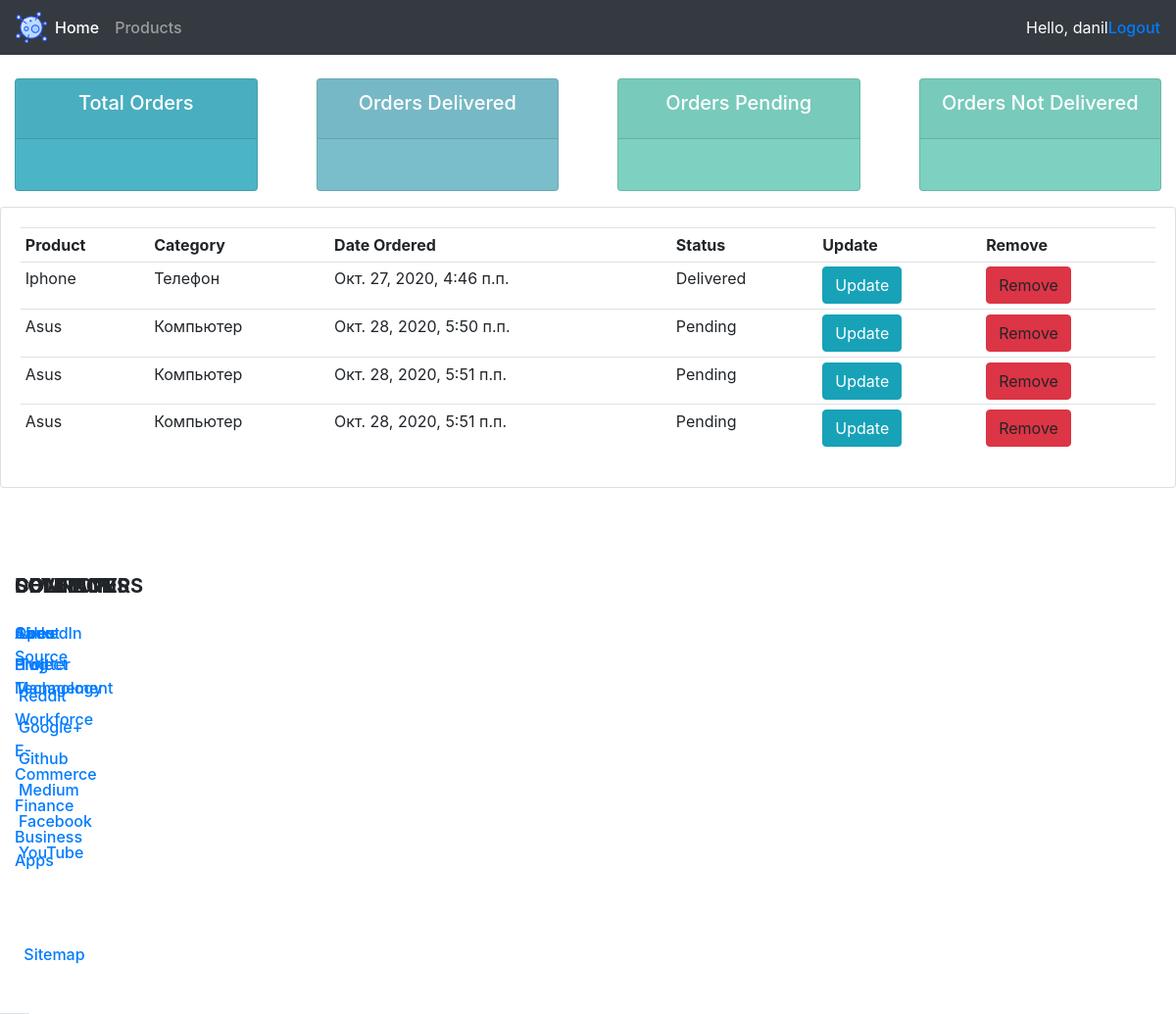
The page /user/ (signed in) on the database its author committed.
### store/models.py (models this page shows, shortened)
class Order(models.Model):
    STATUS = (
        ('Pending','Pending'),
        ('Delivered', 'Delivered'),
        ('Not Delivered', 'Not Delivered'),
    )
    customer = models.ForeignKey(Customer,null=True,on_delete=models.SET_NULL)
    product = models.ForeignKey(Product,null=True,on_delete=models.SET_NULL)
    date_created = models.DateTimeField(auto_now_add=True)
    status = models.CharField(max_length=200,null=True,choices=STATUS)

class Product(models.Model):
    CATEGORY = (
        ('Телефон','Телефон'),
        ('Компьютер', 'Компьютер'),
        ('Видеокарта', 'Видеокарта'),
        ('Жесткий диск','Жесткий диск'),
    )
    name = models.CharField(max_length=50,null=True)
    price = models.FloatField(null=True)
    category = models.CharField(max_length=50,null=True,choices=CATEGORY)
    description = models.CharField(max_length=50,null=True,blank=True)
    date_created = models.DateTimeField(auto_now_add=True,null=True)
    tag = models.ManyToManyField(Tag,null=True)

### store/views.py (the view)
# urls.py: path('user/',user_page,name='user'),
def user_page(request):
    orders = request.user.customer.order_set.all()
    context = {'orders':orders}
    return render(request,'store/user.html',context)

### store/templates/store/user.html
{% extends 'store/main.html' %}
{% block content %}
{% include 'store/status.html' %}
<div class="row">
	<div class="col-md">
		<div class="card card-body">
			<table class="table table-sm">
				<tr>
					<th>Product</th>
					<th>Category</th>
					<th>Date Ordered</th>
					<th>Status</th>
					<th>Update</th>
					<th>Remove</th>
				</tr>
				{% for order in orders %}
				<tr>
				<td>{{ order.product.name }}</td>
				<td>{{ order.product.category }}</td>
				<td>{{ order.date_created }}</td>
				<td>{{ order.status }}</td>
				<td><a class="btn btn-info" href="">Update</a></td>
				<td><a class="btn btn-danger href="">Remove</a></td>
				</tr>
				{% endfor %}
			</table>
		</div>
	</div>
</div>
{% endblock %}

### store/templates/store/navbar.html (shortened to what this page needs)
{% load static %}
<nav class="navbar navbar-expand-lg navbar-dark bg-dark">
  <a href="{% url 'home' %}"><img src="{% static 'images/logo.png' %}">
  <div class="collapse navbar-collapse" id="navbarSupportedContent">
    <ul class="navbar-nav mr-auto">
      {% if request.user.is_staff %}
      <li class="nav-item active">
        <a class="nav-link" href="{% url 'home' %}">Home <span class="sr-only">(current)</span></a>
      </li>
      <li class="nav-item">
        <a class="nav-link" href="{% url 'products' %}">Products</a>
      {% else %}
      <li class="nav-item">
        <a class="nav-link" href="{% url 'settings' %}">Settings</a>
      </li>
      {% endif %}
    </ul>
    <span style="color:#ffffff">Hello, {{ request.user }} </span>
    <span><a href="{% url 'logout' %}">Logout</a></span>
  </div>
</nav>

### static/css/index.css (style rules this page uses)
body { background-color: #ebeff5; }

### static/css/footer.css (style rules this page uses)
body { font-family: Rubik,Arial,sans-serif; font-weight: 400; font-size: 1rem; overflow-x: hidden; color: #607289; }
a { color: #818494; font-weight: 500; text-decoration: none; background-color: transparent; }

### rows shown on the page
Order: product.name "Iphone", product.category "Телефон", date_created "Окт. 27, 2020, 4:46 п.п.", status "Delivered"
Order: product.name "Asus", product.category "Компьютер", date_created "Окт. 28, 2020, 5:50 п.п.", status "Pending"
Order: product.name "Asus", product.category "Компьютер", date_created "Окт. 28, 2020, 5:51 п.п.", status "Pending"
Order: product.name "Asus", product.category "Компьютер", date_created "Окт. 28, 2020, 5:51 п.п.", status "Pending"

### other values the page prints
{{ request.user }} "danil"
